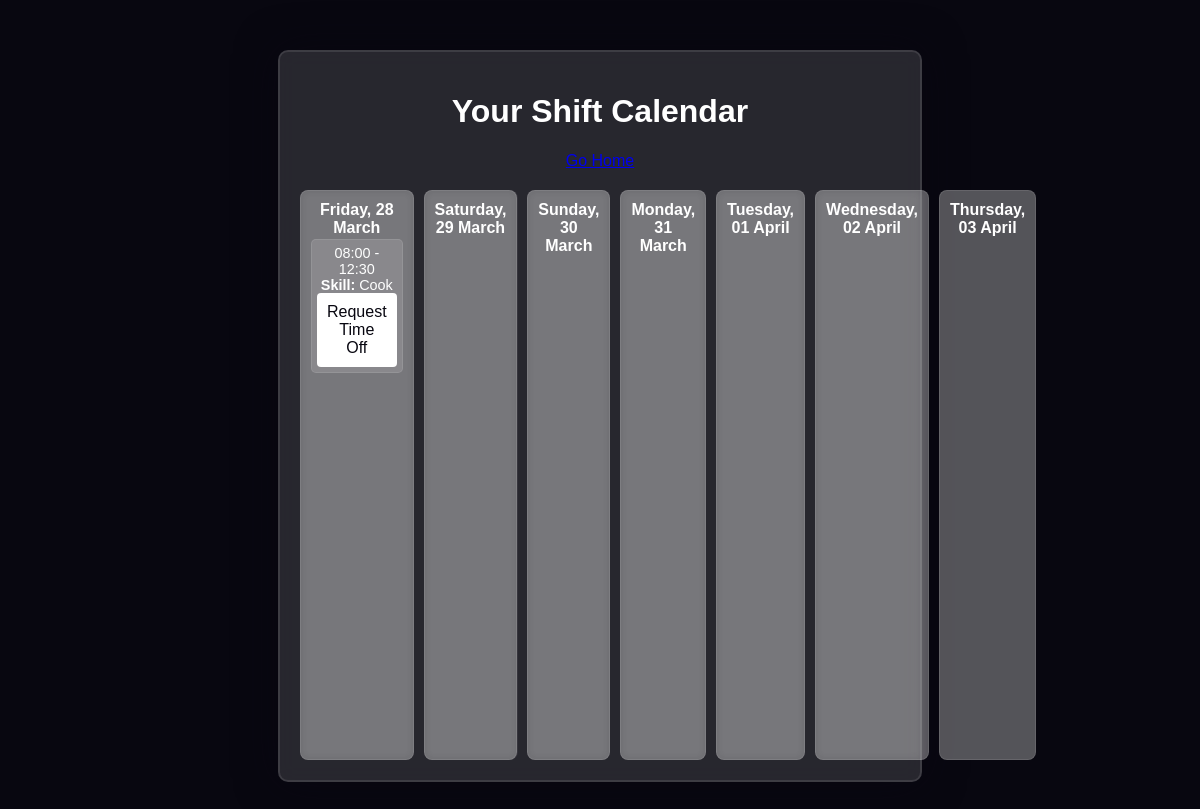
/calendar-data (signed in), run on the app's committed database.
### app.py (models this page shows, shortened)
class Shifts(db.Model):
    __tablename__ = 'shifts'
    id = db.Column(db.Integer, primary_key=True)
    date = db.Column(db.String(20), nullable=False)
    day = db.Column(db.String(20), nullable=False)
    start_time = db.Column(db.String(20), nullable=False)
    end_time = db.Column(db.String(20), nullable=False)
    user_id = db.Column(db.Integer, db.ForeignKey('users.id'))  # Foreign key to Users
    skill = db.Column(db.String(100), nullable=False)
    user = db.relationship('Users', backref='shifts', foreign_keys=[user_id])

class Users(db.Model, UserMixin):
    __tablename__ = 'users'
    id = db.Column(db.Integer, primary_key=True)
    username = db.Column(db.String(20), nullable=False, unique=True)
    name = db.Column(db.String(200), nullable=False)
    email = db.Column(db.String(120), nullable=False, unique=True)
    password_hash = db.Column(db.String(128))
    role = db.Column(db.String(20), nullable=False, default='employee')
    _skill = db.Column("skill", db.String(200), nullable=True)  # Internal column for skill
    company_id = db.Column(db.Integer, db.ForeignKey('company.id'), nullable=True)  # Explicit Foreign Key
    company = db.relationship('Company', backref='employees', foreign_keys=[company_id])  # Explicitly set FK
    @property
    def skill(self):
        return self._skill
    @skill.setter
    def skill(self, value):
        if value:
            self._skill = value.capitalize()  # Capitalize the first letter
        else:
            self._skill = value
    @property
    def password(self):
        raise AttributeError('password is not a readable attribute')

### app.py (the view)
@app.route('/calendar-data', methods=['GET'])
@login_required
def calendar_data():
    if current_user.role != 'employee':
        flash("Access Denied: Only employees can view this page.")
        return redirect(url_for('dashboard'))
    if current_user.company:
        shifts = Shifts.query.join(Users).filter(Users.company_id == current_user.company.id).all()
    else:
        shifts = Shifts.query.filter_by(user_id=current_user.id).all()
    for shift in shifts:
        shift.date = shift.date
    today = datetime.now()
    calendar_days = [today + timedelta(days=i) for i in range(7)]
    return render_template('calendar_data.html', shifts=shifts, calendar_days=calendar_days)

### app.py (called while the page is built)
@login_manager.user_loader
def load_user(user_id):
	return Users.query.get(int(user_id))

### templates/calendar_data.html (shortened to what this page needs)
<!DOCTYPE html>
<html lang="en">
<head>
    <link rel="stylesheet" href="{{ url_for('static', filename='css/add_shift.css') }}">
</head>
<body>
    <div class="container">
        <h1>Your Shift Calendar</h1>
        <a href="{{ url_for('dashboard') }}" class="btn btn-secondary" style="display: block; text-align: center; margin-bottom: 20px;">Go Home</a>
        <div class="calendar">
            {% for day in calendar_days %}
                <div class="day">
                    <strong>{{ day.strftime('%A, %d %B') }}</strong>
                    {% for shift in shifts %}
                        {% if shift.date == day.strftime('%Y-%m-%d') and shift.user_id == current_user.id %}
                            <div class="shift">
                                {{ shift.start_time }} - {{ shift.end_time }}<br>
                                <strong>Skill:</strong> {{ shift.user.skill or "Not Assigned" }}<br>
                                <button onclick="openRequestForm('{{ shift.date }}')">Request Time Off</button>
                            </div>
                        {% endif %}
                    {% endfor %}
                </div>
            {% endfor %}
        </div>
    </div>
</body>
</html>

### static/css/add_shift.css (style rules this page uses)
body, html { height: 100%; margin: 0; font-family: 'Poppins', sans-serif; background-color: #080710; overflow: hidden; }
.container { max-width: 600px; margin: 50px auto; padding: 20px; background-color: rgba(255, 255, 255, 0.13); box-shadow: 0 0 40px rgba(8, 7, 16, 0.6); border-radius: 10px; backdrop-filter: blur(10px); border: 2px solid rgba(255, 255, 255, 0.1); }
h1 { text-align: center; font-family: 'Poppins', sans-serif; color: #ffffff; }
button { padding: 10px; background-color: #ffffff; color: #080710; border: none; border-radius: 4px; cursor: pointer; font-size: 16px; }
.calendar { display: grid; grid-template-columns: repeat(7, 1fr); gap: 10px; margin-top: 20px; height: calc(100vh - 230px); }
.day { border: 1px solid rgba(255, 255, 255, 0.1); padding: 10px; text-align: center; background-color: rgba(200, 200, 200, 0.4); backdrop-filter: blur(5px); display: flex; flex-direction: column; justify-content: flex-start; border-radius: 8px; color: #ffffff; }
.shift { margin-top: 2px; padding: 5px; background-color: rgba(255, 255, 255, 0.13); border: 1px solid rgba(255, 255, 255, 0.1); border-radius: 5px; font-size: 0.9em; cursor: pointer; color: #ffffff; }

### data on the page
Shifts: start_time "08:00", end_time "12:30", user "Cook"

### other printed values
{{ day.strftime('%A, %d %B') }} "Friday, 28 March" "Saturday, 29 March" "Sunday, 30 March" "Monday, 31 March" "Tuesday, 01 April" "Wednesday, 02 April" "Thursday, 03 April"
